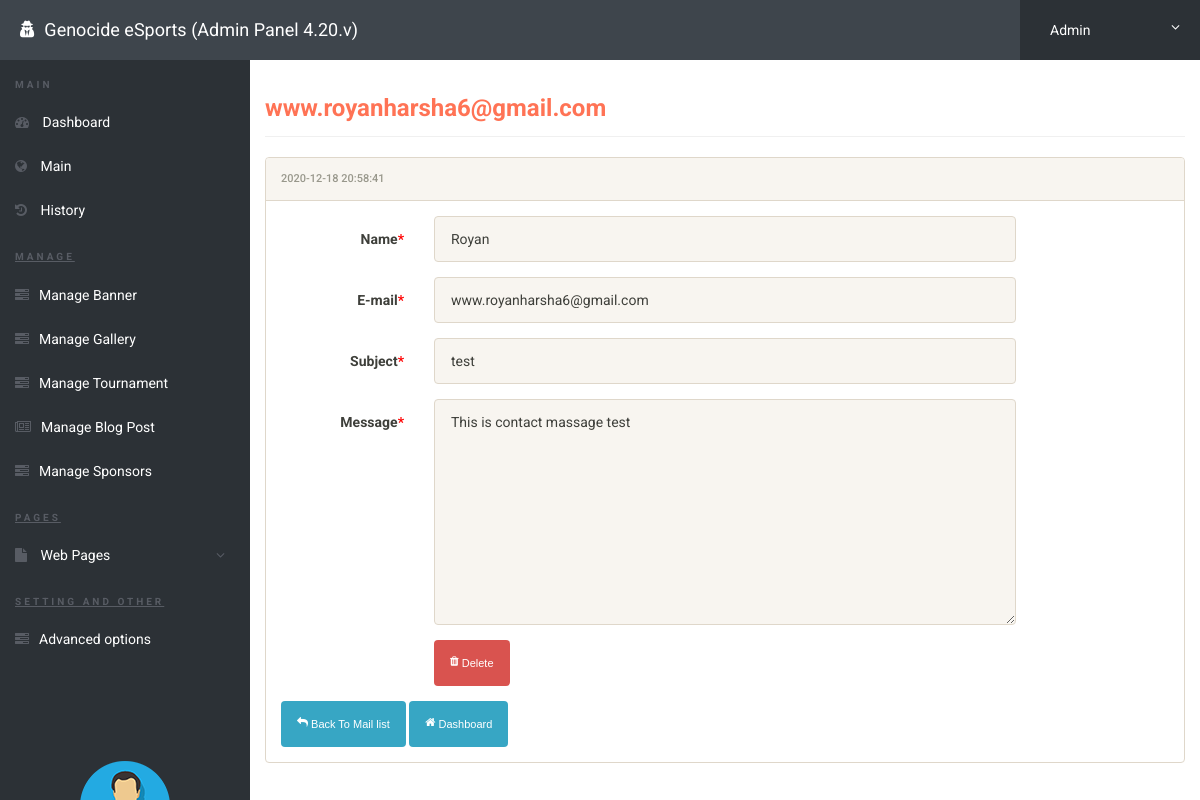
Before: /gncadmin/show-contact-mails.php?email=53 (signed in) with the older database file.
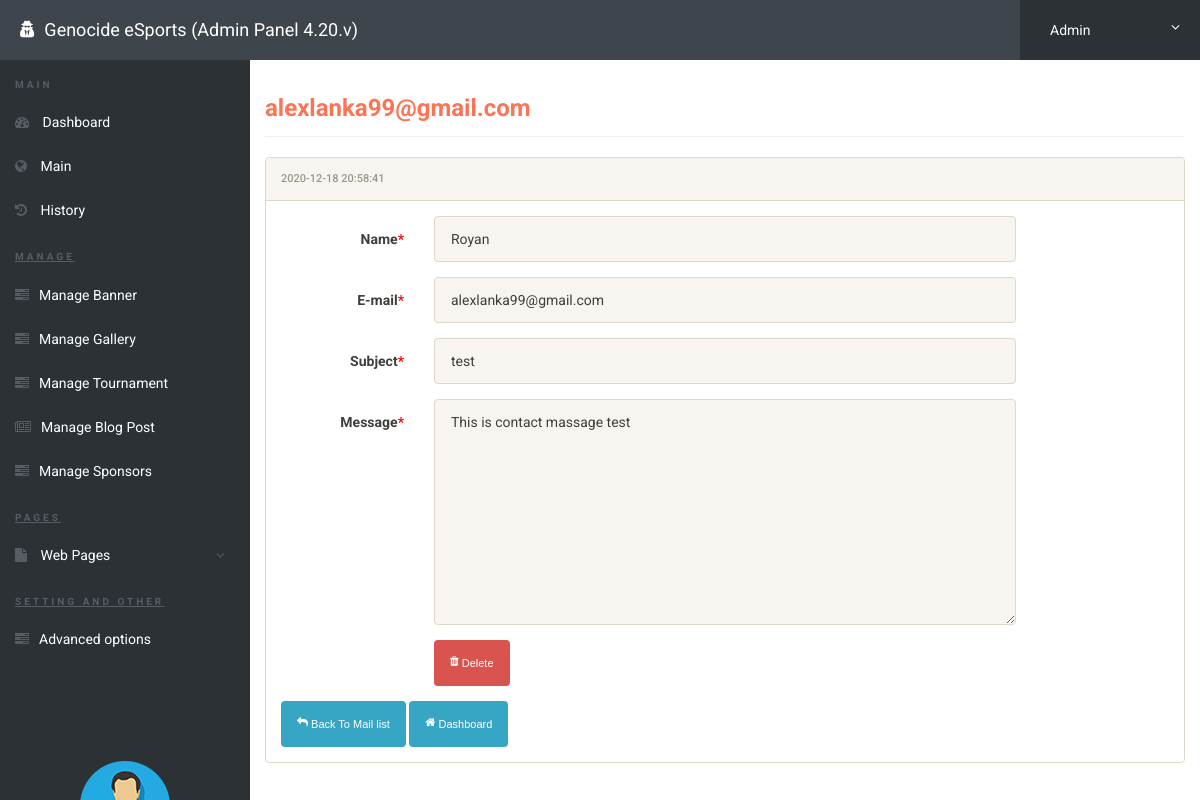
After: the same page with the newer database file.
### tables this page shows
CREATE TABLE `contact` (
  `id` int(11) NOT NULL,
  `name` varchar(50) NOT NULL,
  `email` varchar(100) NOT NULL,
  `subject` varchar(50) NOT NULL,
  `message` varchar(1000) NOT NULL,
  `is_reply` int(11) NOT NULL,
  `is_delete` int(11) NOT NULL,
  `date` timestamp NOT NULL DEFAULT current_timestamp()
);

### gncadmin/show-contact-mails.php (the view, shortened to what this page needs)
<?php
include('includes/config.php');
if(strlen($_SESSION['alogin'])==0)
	{
header('location:index.php');
}
else{
if(isset($_GET['email']))
	{
		$editid=$_GET['email'];
	}
?>
<!doctype html>
<html lang="en" class="no-js">
<head>
	<link rel="stylesheet" href="css/font-awesome.min.css">
	<link rel="stylesheet" href="css/bootstrap.min.css">
	<link rel="stylesheet" href="css/dataTables.bootstrap.min.css">
	<link rel="stylesheet" href="css/bootstrap-social.css">
	<link rel="stylesheet" href="css/bootstrap-select.css">
	<link rel="stylesheet" href="css/fileinput.min.css">
	<link rel="stylesheet" href="css/awesome-bootstrap-checkbox.css">
	<link rel="stylesheet" href="css/style.css">
</head>
<body>
<?php
		$sql = "SELECT * from contact where id = :emailid";
		$query = $dbh -> prepare($sql);
		$query->bindParam(':emailid',$editid,PDO::PARAM_INT);
		$query->execute();
		$result=$query->fetch(PDO::FETCH_OBJ);
?>
	<?php include('includes/header.php');?>
	<div class="ts-main-content">
	<?php include('includes/leftbar.php');?>
		<div class="content-wrapper">
			<div class="container-fluid">
				<div class="row">
					<div class="col-md-12">
						<h3 class="page-title"><font color="#FF7355"><b> <?php echo htmlentities($result->email);?></b></font></h3>
						<div class="row">
							<div class="col-md-12">
								<div class="panel panel-default">
									<div class="panel-heading"><?php echo htmlentities($result->date);?></div>
<div class="panel-body">
	<div class="form-horizontal">
<div class="form-group">
	<label class="col-sm-2 control-label">Name<span style="color:red">*</span></label>
	<div class="col-sm-8">
	<input class="form-control" value="<?php echo htmlentities($result->name);?>" disabled="">
	</div>
</div>
<div class="form-group">
	<label class="col-sm-2 control-label">E-mail<span style="color:red">*</span></label>
	<div class="col-sm-8">
	<input class="form-control" value="<?php echo htmlentities($result->email);?>" disabled="">
	</div>
</div>
<div class="form-group">
	<label class="col-sm-2 control-label">Subject<span style="color:red">*</span></label>
	<div class="col-sm-8">
	<input class="form-control" value="<?php echo htmlentities($result->subject);?>" disabled="">
	</div>
</div>
<div class="form-group">
	<label class="col-sm-2 control-label">Message<span style="color:red">*</span></label>
	<div class="col-sm-8">
	<textarea class="form-control" cols="30" rows="10" disabled=""><?php echo htmlentities($result->message);?></textarea>
	</div>
</div>
<form method="post" enctype="multipart/form-data" name="imgform">
<div class="form-group">
	<div class="col-sm-8 col-sm-offset-2">
		<button class="btn btn-danger" name="submit2" type="submit"onclick="return confirm('Are you sure you want to delete <?php echo htmlentities($result->name);?> s message?');"> <i class="fa fa-trash"></i>&nbsp;Delete</button>
	</div>
</div>
</form>
<a href="emails.php"><button class="btn btn-brand"><i class="fa fa-mail-reply"></i>&nbsp;Back To Mail list</button></a>
<a href="dashboard.php"><button class="btn btn-brand"><i class="fa fa-home"></i>&nbsp;Dashboard</button></a>
									</div>
								</div>
							</div>
						</div>
					</div>
				</div>
			</div>
		</div>
	</div>
</body>
</html>
<?php } ?>

### gncadmin/includes/header.php (shortened to what this page needs)
<div class="brand clearfix">
<h4 class="pull-left text-white" style="margin:20px 0px 0px 20px"><i class="fa fa-user-secret"></i>&nbsp; Genocide eSports (Admin Panel 4.20.v)</h4>
		<ul class="ts-profile-nav">
			<li class="ts-account">
				<a href="#"><img src="" class="ts-avatar hidden-side" alt="">Admin<i class="fa fa-angle-down hidden-side"></i></a>
			</li>
		</ul>
	</div>

### gncadmin/includes/leftbar.php (shortened to what this page needs)
<nav class="ts-sidebar">
		<ul class="ts-sidebar-menu">
			<li class="ts-label">Main</li>
			<li><a href="dashboard.php"><i class="fa fa-dashboard"></i> Dashboard</a></li>
			<li><a href="main.php"><i class="fa fa-globe"></i> Main</a></li>
			<li><a href="history.php"><i class="fa fa-history"></i> History</a></li>
		<li class="ts-label"><u>Manage</u></li>
		<li><a href="manage-banner.php"><i class="fa fa-tasks"></i>Manage Banner</a></li>
		<li><a href="gallery-manage.php"><i class="fa fa-tasks"></i>Manage Gallery</a></li>
		<li><a href="matches-manage.php"><i class="fa fa-tasks"></i>Manage Tournament</a></li>
		<li><a href="blog-page.php"><i class="fa fa-newspaper-o"></i>Manage Blog Post</a></li>
		<li><a href="sponsors-manage.php"><i class="fa fa-tasks"></i>Manage Sponsors</a></li>
		<li class="ts-label"><u>pages</u></li>
		<li><a href="#"><i class="fa fa-file"></i> Web Pages</a>
		<li class="ts-label"><u>setting and other</u></li>
		<li><a href="advanced.php"><i class="fa fa-tasks"></i>Advanced options</a></li>
		</li>
		<footer style="margin-top: 100px;">
		<center><img src="img/admin.png"><p class="text-center" style="color:#ffffff;">&copy;<script>document.write(new Date().getFullYear());</script><br>DeV.C H U K z i</p></center>
		</footer>
	</nav>

### gncadmin/css/style.css (style rules this page uses)
html { font-size: 14px; }
@media only screen and (min-width: 480px) { html { font-size: 17px; } }
@media only screen and (min-width: 768px) { html { font-size: 14px; } }
body { font-size: 1em; }
a { color: #37a6c4; }
.btn { font-family: 'Oswald', sans-serif; }
.btn i { position: relative; top: -2px; }
.btn-brand { background: #37a6c4; color: #fff; }
.panel { overflow: hidden; }
.text-white, .text-light { color: #fff !important; }
ul, li { margin: 0; padding: 0; list-style: none; }
.btn { text-transform: none; }
.page-title { padding-bottom: 15px; margin-bottom: 20px; border-bottom: 1px solid #f0f0f0; }
.brand { background: #3e454c; position: relative; z-index: 3; position: fixed; width: 100%; top: 0; }
.brand .ts-profile-nav { float: right; display: none; }
.brand .ts-profile-nav li { float: left; position: relative; }
.brand .ts-profile-nav li a { display: block; padding: 20px; color: #fff; }
.brand .ts-profile-nav .ts-account .fa-angle-down { float: right; }
.brand .ts-profile-nav .ts-account > a { width: 180px; background: #2c3136; }
@media only screen and (min-width: 992px) { .brand .ts-profile-nav { display: block; } }
.ts-sidebar { background: #2c3136; max-height: 0; transition: max-height 0.3s; overflow: hidden; position: fixed; z-index: 2; width: 100%; bottom: 0; top: 60px; overflow-y: auto; }
@media only screen and (min-width: 992px) { .ts-sidebar { max-height: 100%; bottom: 0; } }
.ts-sidebar-menu .ts-label { color: #585c64; font-weight: bold; padding: 8px 15px; text-transform: uppercase; font-size: 10px; letter-spacing: 3px; margin-top: 10px; }
.ts-sidebar-menu a { display: block; text-decoration: none; padding: 12px 15px; color: #fff; }
.ts-sidebar-menu li { position: relative; }
.ts-sidebar-menu li i { color: #585c64; margin-right: 10px; }
.ts-main-content .content-wrapper { padding-top: 15px; margin-top: 60px; }
@media only screen and (min-width: 992px) { .ts-main-content .ts-sidebar { width: 250px; float: left; } }
@media only screen and (min-width: 992px) { .ts-main-content .content-wrapper { margin-left: 250px; } }

Changed rows visible on the page:
changed contact "Royan": email "www.royanharsha6@gmail.com" → "alexlanka99@gmail.com"
